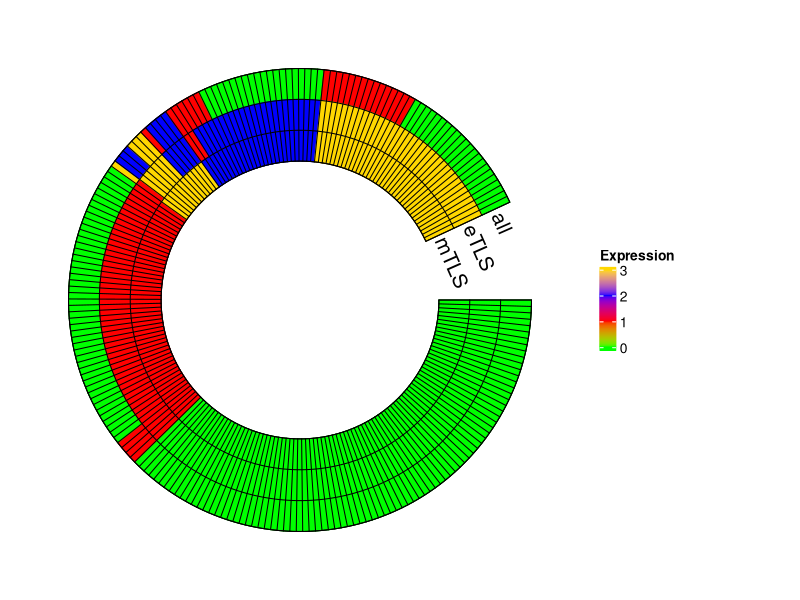

Write R code to recreate this figure.
library(ComplexHeatmap)
library(circlize)
my_data=read.table(file="Fig1B.txt",sep="\t",header=TRUE,row.names=1,stringsAsFactors=FALSE,check.names=FALSE)
mat = as.matrix(my_data)

mycols <- colorRamp2(breaks = c(0,1,2,3),colors = c("green","red","blue","gold"))

set.seed(123456)

circPlot = function() {

circos.par( gap.after=c(25) )
par(cex=2.5)
circos.heatmap( mat,split=NULL,col=mycols,track.height=0.4,cell_width =0.2,rownames.side="none",cluster=T )
circos.track(track.index = get.current.track.index(), panel.fun = function(x, y) {
    if( CELL_META$sector.numeric.index==1 ) { # the last sector
        cn = colnames(mat)
        n  = length(cn)
        circos.text(rep(CELL_META$cell.xlim[2], n) + convert_x(1, "mm"), 
            1:n - 0.5, cn, 
            cex = 0.5, adj = c(0, 0.5), facing = "inside")


        circos.segments( c(0,seq(nrow(mat))),0,                  c(0,seq(nrow(mat))),        ncol(mat)   )
        circos.segments( 0,                  c(0,seq(ncol(mat))),        nrow(mat),  c(0,seq(ncol(mat))) )

    }
}, bg.border = "black")

circos.clear()

}

lgd_exp = Legend( title="Expression",col_fun=mycols )

library(gridBase)
plot.new()
circle_size = unit(1, "snpc") # snpc unit gives you a square region

pushViewport(viewport(x = 0, y = 0.5, width = circle_size, height = circle_size,
    just = c("left", "center")))
par(omi = gridOMI(), new = TRUE)
circPlot()
upViewport()

h = dev.size()[2]
lgd_list = packLegend( lgd_exp, max_height = unit(0.9*h, "inch") )
draw(lgd_list, x = circle_size, just = "left")
